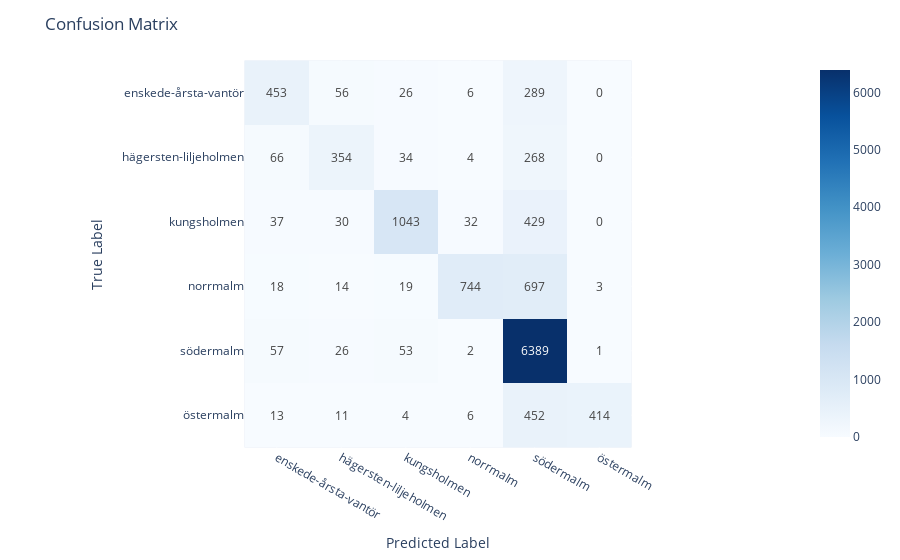

Source (notebook cell):
### Markdown cell above
precision    recall  f1-score   support

enskede-årsta-vantör       0.79      0.61      0.69       838
         kungsholmen       0.92      0.67      0.78      1620
            norrmalm       0.97      0.55      0.70      1485
           södermalm       0.76      0.98      0.86      6368
           östermalm       1.00      0.42      0.59       990

            accuracy                           0.81     11301
           macro avg       0.89      0.65      0.72     11301
        weighted avg       0.84      0.81      0.79     11301

### Code cell
evaluate_model(df_extended, labels, 'model_GradientBoostingClassifier(random_state=42)_6y', add_features='y')

### Figure 1 — Plotly figure (JSON) as saved in the notebook; plotly's stock layout.template omitted (floating-point values rounded to 4 significant figures)
{"data": [{"coloraxis": "coloraxis", "hovertemplate": "x: %{x}<br>y: %{y}<br>color: %{z}<extra></extra>", "name": "0", "texttemplate": "%{z}", "type": "heatmap", "x": ["enskede-årsta-vantör", "hägersten-liljeholmen", "kungsholmen", "norrmalm", "södermalm", "östermalm"], "xaxis": "x", "y": ["enskede-årsta-vantör", "hägersten-liljeholmen", "kungsholmen", "norrmalm", "södermalm", "östermalm"], "yaxis": "y", "z": [[453, 56, 26, 6, 289, 0], [66, 354, 34, 4, 268, 0], [37, 30, 1043, 32, 429, 0], [18, 14, 19, 744, 697, 3], [57, 26, 53, 2, 6389, 1], [13, 11, 4, 6, 452, 414]]}], "layout": {"coloraxis": {"colorscale": [[0, "rgb(247,251,255)"], [0.125, "rgb(222,235,247)"], [0.25, "rgb(198,219,239)"], [0.375, "rgb(158,202,225)"], [0.5, "rgb(107,174,214)"], [0.625, "rgb(66,146,198)"], [0.75, "rgb(33,113,181)"], [0.875, "rgb(8,81,156)"], [1, "rgb(8,48,107)"]]}, "margin": {"t": 60}, "title": {"text": "Confusion Matrix"}, "xaxis": {"anchor": "y", "constrain": "domain", "domain": [0, 1], "scaleanchor": "y", "title": {"text": "Predicted Label"}}, "yaxis": {"anchor": "x", "autorange": "reversed", "constrain": "domain", "domain": [0, 1], "title": {"text": "True Label"}}}}
